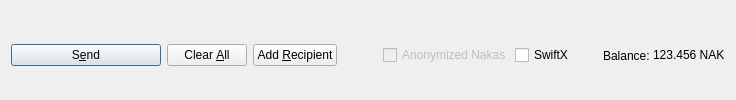
         <widget class="QFrame" name="frame_Send">
          <layout class="QHBoxLayout" name="horizontalLayout">
           <property name="bottomMargin">
            <number>0</number>
           </property>
           <item>
            <widget class="QPushButton" name="sendButton">
             <property name="minimumSize">
              <size>
               <width>150</width>
               <height>0</height>
              </size>
             </property>
             <property name="toolTip">
              <string>Confirm the send action</string>
             </property>
             <property name="text">
              <string>S&amp;end</string>
             </property>
             <property name="autoDefault">
              <bool>false</bool>
             </property>
             <property name="default">
              <bool>true</bool>
             </property>
            </widget>
           </item>
           <item>
            <widget class="QPushButton" name="clearButton">
             <property name="sizePolicy">
              <sizepolicy hsizetype="Minimum" vsizetype="Fixed">
               <horstretch>0</horstretch>
               <verstretch>0</verstretch>
              </sizepolicy>
             </property>
             <property name="toolTip">
              <string>Clear all fields of the form.</string>
             </property>
             <property name="text">
              <string>Clear &amp;All</string>
             </property>
             <property name="autoDefault">
              <bool>false</bool>
             </property>
            </widget>
           </item>
           <item>
            <widget class="QPushButton" name="addButton">
             <property name="toolTip">
              <string>Send to multiple recipients at once</string>
             </property>
             <property name="text">
              <string>Add &amp;Recipient</string>
             </property>
             <property name="autoDefault">
              <bool>false</bool>
             </property>
            </widget>
           </item>
           <item>
            <spacer name="horizontalSpacer">
             <property name="orientation">
              <enum>Qt::Horizontal</enum>
             </property>
             <property name="sizeHint" stdset="0">
              <size>
               <width>40</width>
               <height>20</height>
              </size>
             </property>
            </spacer>
           </item>
           <item>
            <layout class="QHBoxLayout" name="horizontalLayout_2">
             <property name="spacing">
              <number>3</number>
             </property>
             <item>
              <widget class="QCheckBox" name="checkzNAK">
               <property name="enabled">
                <bool>false</bool>
               </property>
               <property name="text">
                <string>Anonymized Nakas</string>
               </property>
              </widget>
             </item>
             <item>
              <widget class="QCheckBox" name="checkSwiftTX">
               <property name="enabled">
                <bool>true</bool>
               </property>
               <property name="minimumSize">
                <size>
                 <width>85</width>
                 <height>0</height>
                </size>
               </property>
               <property name="text">
                <string>SwiftX</string>
               </property>
              </widget>
             </item>
             <item>
              <widget class="QLabel" name="labelForBalance">
               <property name="text">
                <string>Balance:</string>
               </property>
              </widget>
             </item>
             <item>
              <widget class="QLabel" name="labelBalance">
               <property name="sizePolicy">
                <sizepolicy hsizetype="Preferred" vsizetype="Fixed">
                 <horstretch>0</horstretch>
                 <verstretch>0</verstretch>
                </sizepolicy>
               </property>
               <property name="cursor">
                <cursorShape>IBeamCursor</cursorShape>
               </property>
               <property name="text">
                <string notr="true">123.456 NAK</string>
               </property>
               <property name="textInteractionFlags">
                <set>Qt::LinksAccessibleByMouse|Qt::TextSelectableByKeyboard|Qt::TextSelectableByMouse</set>
               </property>
              </widget>
             </item>
            </layout>
           </item>
          </layout>
         </widget>
